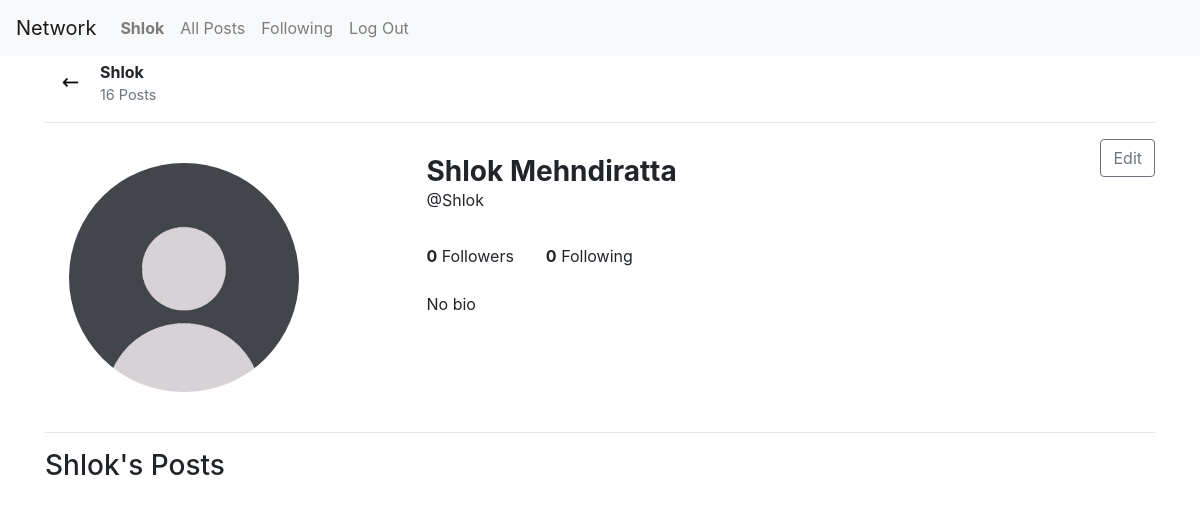
Screenshot of /profile/Shlok (signed in) with the database file from the repository.
### network/models.py (models this page shows, shortened)
class User(AbstractUser):
    profile_picture = models.ImageField(upload_to='profile_pics/', default='default.jpg', blank=True)
    bio = models.TextField(blank=True)
    following = models.ManyToManyField('self', symmetrical=False, related_name='followers', blank=True)
    followers_count = models.PositiveIntegerField(default=0)

### network/views.py (the view)
# urls.py: path("profile/<str:username>", views.profile, name="profile"),
def profile(request, username):
    if request.method == 'POST':
        form = ProfileForm(request.POST, request.FILES, instance=request.user)
        if form.is_valid():
            form.save()
    else:
        try:
            data = User.objects.get(username=username)
            return render(request, 'network/profile.html', {
                'form': ProfileForm(instance=data),
                'user': data
            })
        except User.DoesNotExist:
            return JsonResponse({"error": "User not found."}, status=404)

### network/templates/network/profile.html (shortened to what this page needs)
{% extends "network/layout.html" %}
{% load static %}
{% block body %}
<div class="container">
    <div class="d-flex align-items-center m-1">
        <a href="{% url 'index' %}" class="me-2">
            <img class="pl-2 mr-3" style="width: 35px;" src="{% static 'network/assets/icons/back.png' %}" alt="Back">
        </a>
        <div class="d-flex flex-column">
            <div class="fw-bold"><b>{{user.first_name}}</b></div>
            <div class="text-muted" style="font-size: 0.9rem;">{{user.posts.count}} Posts</div>
        </div>
    </div>
    <hr>
    <div class="d-flex flex-row mb-2 w-100 h-50">
       <img src="{% static 'network/assets/user.jpeg' %}" class="rounded-circle w-25 p-4 mr-5 float-start " alt="...">
       <div class="d-flex flex-column ml-5 mt-3 pl-2 w-100">
            <h3 class="mb-0"><b>{{user.first_name}} {{user.last_name}}</b></h3>
            <div class="mb-2">@{{user.username}}</div>
            <div class="d-flex flex-row mb-4">
                <div class="pr-3 mr-3"><b>{{user.followers_count}}</b> Followers </div>
                <div class="pr-3 mr-3"><b>{{user.following.count}}</b> Following </div>
            </div>
            <div class="mb-2 flex-grow-1">
                {{user.bio|default:"No bio" }}
            </div>
        </div>
        {% if request.user == user %}
         <div class="d-grid gap-2 justify-content-md-end">
                <button class="btn btn-outline-secondary" type="button">Edit</button>
        </div>
        {% endif %}
    </div>
    <hr>
    <h3>{{user.first_name}}'s Posts</h3>
</div>
{% endblock %}

### network/templates/network/layout.html (shortened to what this page needs)
{% load static %}
<!DOCTYPE html>
<html lang="en">
    <head>
        <link rel="stylesheet" href="https://stackpath.bootstrapcdn.com/bootstrap/4.4.1/css/bootstrap.min.css">
        <link href="{% static 'network/css/styles.css' %}" rel="stylesheet">
    </head>
    <body>
        <nav class="navbar navbar-expand-lg navbar-light bg-light">
            <a class="navbar-brand" href="#">Network</a>
            <div>
              <ul class="navbar-nav mr-auto">
                {% if user.is_authenticated %}
                    <li class="nav-item">
                        <a class="nav-link" id="profile" href="{% url 'profile' username=user.username %}"><strong>{{ user.first_name }}</strong></a>
                    </li>
                {% endif %}
                <li class="nav-item">
                  <a class="nav-link" id="all-posts" href="{% url 'index' %}">All Posts</a>
                </li>
                {% if user.is_authenticated %}
                    <li class="nav-item">
                        <a class="nav-link" id="following" href="#">Following</a>
                    </li>
                    <li class="nav-item">
                        <a class="nav-link" href="{% url 'logout' %}">Log Out</a>
                    </li>
                {% endif %}
              </ul>
            </div>
          </nav>
        <div class="body">
            {% block body %}
            {% endblock %}
        </div>
    </body>
</html>

### rows the page displays
User: first_name "Shlok", posts.count "16", last_name "Mehndiratta", username "Shlok", followers_count "0", following.count "0", bio "No bio"
